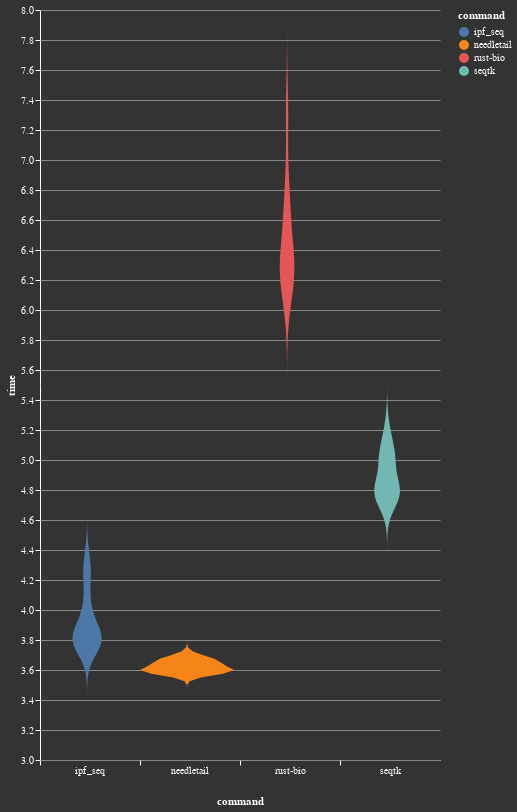

Source (notebook cell):
### Code cell
fig = altair.Chart(df).transform_density(
    'time',
    as_=['time', 'density'],
    extent=[3, 8],
    groupby=['command']
).mark_area(orient='horizontal').encode(
    y='time:Q',
    color='command:N',
    x=altair.X(
        'density:Q',
        stack='center',
        impute=None,
        title=None,
        axis=altair.Axis(labels=False, values=[0],grid=False, ticks=True),
    ),
    column=altair.Column(
        'command:N',
        header=altair.Header(
            titleOrient='bottom',
            labelOrient='bottom',
            labelPadding=0,
        ),
    )
).properties(
    width=100
).configure_facet(
    spacing=0
).configure_view(
    stroke=None
)

fig

### Figure 1 — Vega-Lite specification as saved in the notebook (floating-point values rounded to 4 significant figures)
{"config": {"background": "#333", "title": {"color": "#fff"}, "style": {"guide-label": {"fill": "#fff"}, "guide-title": {"fill": "#fff"}}, "axis": {"domainColor": "#fff", "gridColor": "#888", "tickColor": "#fff"}, "view": {"height": 750, "width": 1000, "stroke": null}, "range": {}, "facet": {"spacing": 0}}, "data": {"name": "data-5382c490553f04eb24add62b00c0eef0"}, "mark": {"type": "area", "orient": "horizontal"}, "encoding": {"color": {"type": "nominal", "field": "command"}, "column": {"type": "nominal", "field": "command", "header": {"labelOrient": "bottom", "labelPadding": 0, "titleOrient": "bottom"}}, "x": {"type": "quantitative", "axis": {"grid": false, "labels": false, "ticks": true, "values": [0]}, "field": "density", "impute": null, "stack": "center", "title": null}, "y": {"type": "quantitative", "field": "time"}}, "transform": [{"density": "time", "extent": [3, 8], "groupby": ["command"], "as": ["time", "density"]}], "width": 100, "$schema": "https://vega.github.io/schema/vega-lite/v4.8.1.json", "datasets": {"data-5382c490553f04eb24add62b00c0eef0": [{"command": "seqtk", "time": 4.844}, {"command": "seqtk", "time": 5.182}, {"command": "seqtk", "time": 4.816}, {"command": "seqtk", "time": 4.772}, {"command": "seqtk", "time": 5.012}, {"command": "seqtk", "time": 4.754}, {"command": "seqtk", "time": 4.764}, {"command": "seqtk", "time": 4.758}, {"command": "seqtk", "time": 5.022}, {"command": "seqtk", "time": 5.029}, {"command": "ipf_seq", "time": 4.012}, {"command": "ipf_seq", "time": 4.322}, {"command": "ipf_seq", "time": 4.202}, {"command": "ipf_seq", "time": 3.804}, {"command": "ipf_seq", "time": 3.898}, {"command": "ipf_seq", "time": 3.776}, {"command": "ipf_seq", "time": 3.807}, {"command": "ipf_seq", "time": 3.775}, {"command": "ipf_seq", "time": 3.838}, {"command": "ipf_seq", "time": 3.773}, {"command": "needletail", "time": 3.617}, {"command": "needletail", "time": 3.587}, {"command": "needletail", "time": 3.576}, {"command": "needletail", "time": 3.6}, {"command": "needletail", "time": 3.695}, {"command": "needletail", "time": 3.654}, {"command": "needletail", "time": 3.666}, {"command": "needletail", "time": 3.593}, {"command": "needletail", "time": 3.599}, {"command": "needletail", "time": 3.652}, {"command": "rust-bio", "time": 6.301}, {"command": "rust-bio", "time": 6.221}, {"command": "rust-bio", "time": 6.307}, {"command": "rust-bio", "time": 6.696}, {"command": "rust-bio", "time": 6.27}, {"command": "rust-bio", "time": 6.211}, {"command": "rust-bio", "time": 6.757}, {"command": "rust-bio", "time": 6.181}, {"command": "rust-bio", "time": 6.46}, {"command": "rust-bio", "time": 7.313}]}}
